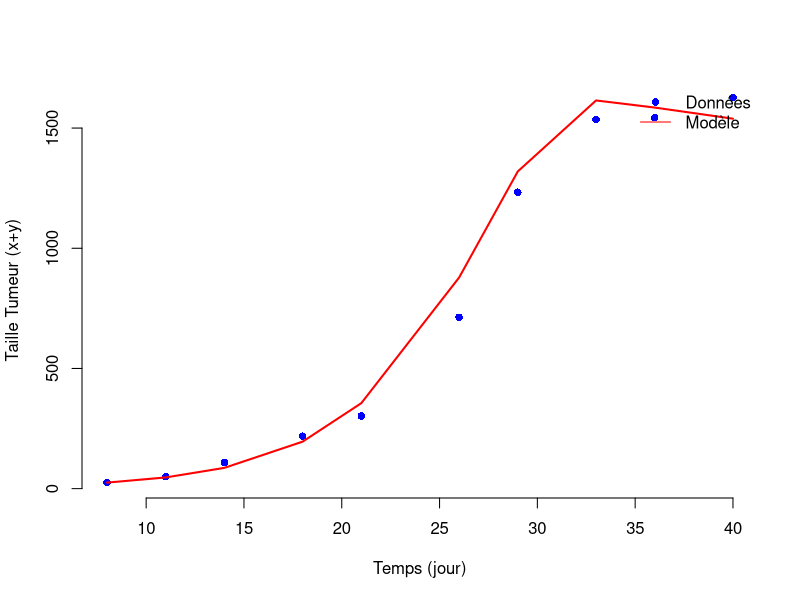

Here is the R script that generated this plot:
rm(list=ls())

##############################################################################
# Read CSV data
##############################################################################
data.df <- read.csv("virotherapy-data.csv", header=TRUE)

TimeData <- data.df$x
TumorData <- data.df$y
TimeSim <- TimeData

##############################################################################
# Model
##############################################################################
library(deSolve)

Viro.model <- function(t, pop, param) {
  y <- pop[1]  # cellules tumorales non infectées
  x <- pop[2]  # cellules tumorales infectées
  v <- pop[3]  # particules virales
  
  K     <- param[1]
  r     <- param[2]
  delta <- param[3]
  rho   <- param[4]
  k     <- param[5]
  a     <- param[6]
  w     <- param[7]
  eps   <- param[8]
  
  dy <- r*y*(1 - ((y + x)^eps / K^eps)) - k*y*v - rho*x*y
  dx <- k*y*v - delta*x + rho*x*y
  dv <- a*x - w*v - k*y*v
  
  list( c(dy, dx, dv) )
}

event.dat <- data.frame(
  var   = c("v"),      # Only change virus
  time  = 14,          # Time of event
  value = 2,           # Inject virus
  method= "replace"     
)

##############################################################################
# LSE
##############################################################################

# Fixed parameters
K_fixed   <- 2139.258
r_fixed   <- 0.2062134
eps_fixed <- 1.648773

# Initial conditions
Init.cond <- c(y=TumorData[1], x=0, v=0)

# par = (delta, rho, k, a, w)
sse_func <- function(par) {
  
  delta_ <- par[1]
  rho_   <- par[2]
  k_     <- par[3]
  a_     <- par[4]
  w_     <- par[5]
  
  param_vec <- c(K_fixed, r_fixed, delta_, rho_, k_, a_, w_, eps_fixed)
  
  out <- lsoda(Init.cond, TimeSim, Viro.model, param_vec,
               events = list(data=event.dat))
  
  model_tumor <- out[, 'y'] + out[, 'x']
  
  diff_ <- TumorData - model_tumor
  sse_val <- sum(diff_^2, na.rm=TRUE)
  
  return(sse_val)
}


# Estimation des paramètres inconnus (delta, rho, k, a, w)


# possible init values for parameters pour le vecteur par
init_par <- c(delta=1.119, rho=0.141, k=0.000591, a=0.9, w=0.3)

# parameters estimation using 'optim'
fit <- optim(
  par   = init_par,
  fn    = sse_func,
  method= "L-BFGS-B",
  lower = c(0, 1e-10, 1e-6, 0, 0),  # lower bound
  upper = c(5,    1,    1,    10,   20)   # upper bound
)

# Get parameters
best_par <- fit$par
best_par

param_best <- c(K_fixed, r_fixed, best_par["delta"], best_par["rho"],
                best_par["k"], best_par["a"], best_par["w"], eps_fixed)

out_best <- lsoda(Init.cond, TimeSim, Viro.model, param_best,
                  events = list(data = event.dat))
out_best_df <- as.data.frame(out_best)
out_best_df$tumor <- out_best_df$y + out_best_df$x

plot(TimeData, TumorData, pch=16, col="blue",
     xlab="Temps (jour)", ylab="Taille Tumeur (x+y)", bty="n")
lines(out_best_df$time, out_best_df$tumor, col="red", lwd=2)
legend("topright", legend=c("Données", "Modèle"),
       col=c("blue","red"), pch=c(16,NA), lty=c(0,1), bty="n")
